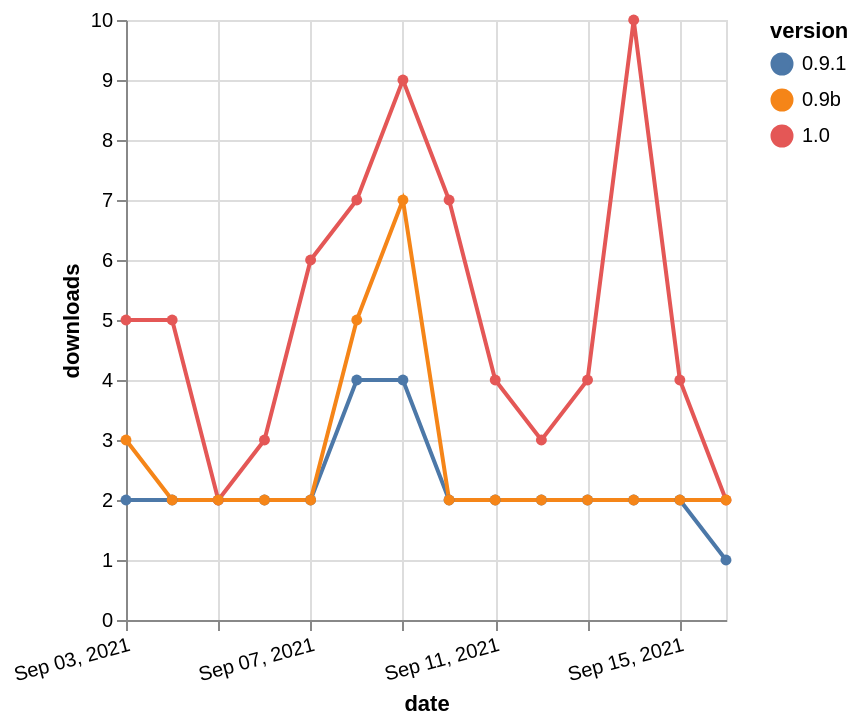

Write the Vega-Lite specification saved for this chart.
### Vega-Lite specification from a JSON file in a GitHub repository (floating-point values rounded to 4 significant figures)
{"$schema": "https://vega.github.io/schema/vega-lite/v5.json", "description": "A simple bar chart with embedded data.", "data": {"values": [{"date": "2021-09-03", "total": 2526, "delta": 2, "version": "0.9.1"}, {"date": "2021-09-04", "total": 2528, "delta": 2, "version": "0.9.1"}, {"date": "2021-09-05", "total": 2530, "delta": 2, "version": "0.9.1"}, {"date": "2021-09-06", "total": 2532, "delta": 2, "version": "0.9.1"}, {"date": "2021-09-07", "total": 2534, "delta": 2, "version": "0.9.1"}, {"date": "2021-09-08", "total": 2538, "delta": 4, "version": "0.9.1"}, {"date": "2021-09-09", "total": 2542, "delta": 4, "version": "0.9.1"}, {"date": "2021-09-10", "total": 2544, "delta": 2, "version": "0.9.1"}, {"date": "2021-09-11", "total": 2546, "delta": 2, "version": "0.9.1"}, {"date": "2021-09-12", "total": 2548, "delta": 2, "version": "0.9.1"}, {"date": "2021-09-13", "total": 2550, "delta": 2, "version": "0.9.1"}, {"date": "2021-09-14", "total": 2552, "delta": 2, "version": "0.9.1"}, {"date": "2021-09-15", "total": 2554, "delta": 2, "version": "0.9.1"}, {"date": "2021-09-16", "total": 2555, "delta": 1, "version": "0.9.1"}, {"date": "2021-09-03", "total": 1462, "delta": 5, "version": "1.0"}, {"date": "2021-09-04", "total": 1467, "delta": 5, "version": "1.0"}, {"date": "2021-09-05", "total": 1469, "delta": 2, "version": "1.0"}, {"date": "2021-09-06", "total": 1472, "delta": 3, "version": "1.0"}, {"date": "2021-09-07", "total": 1478, "delta": 6, "version": "1.0"}, {"date": "2021-09-08", "total": 1485, "delta": 7, "version": "1.0"}, {"date": "2021-09-09", "total": 1494, "delta": 9, "version": "1.0"}, {"date": "2021-09-10", "total": 1501, "delta": 7, "version": "1.0"}, {"date": "2021-09-11", "total": 1505, "delta": 4, "version": "1.0"}, {"date": "2021-09-12", "total": 1508, "delta": 3, "version": "1.0"}, {"date": "2021-09-13", "total": 1512, "delta": 4, "version": "1.0"}, {"date": "2021-09-14", "total": 1522, "delta": 10, "version": "1.0"}, {"date": "2021-09-15", "total": 1526, "delta": 4, "version": "1.0"}, {"date": "2021-09-16", "total": 1528, "delta": 2, "version": "1.0"}, {"date": "2021-09-03", "total": 4851, "delta": 3, "version": "0.9b"}, {"date": "2021-09-04", "total": 4853, "delta": 2, "version": "0.9b"}, {"date": "2021-09-05", "total": 4855, "delta": 2, "version": "0.9b"}, {"date": "2021-09-06", "total": 4857, "delta": 2, "version": "0.9b"}, {"date": "2021-09-07", "total": 4859, "delta": 2, "version": "0.9b"}, {"date": "2021-09-08", "total": 4864, "delta": 5, "version": "0.9b"}, {"date": "2021-09-09", "total": 4871, "delta": 7, "version": "0.9b"}, {"date": "2021-09-10", "total": 4873, "delta": 2, "version": "0.9b"}, {"date": "2021-09-11", "total": 4875, "delta": 2, "version": "0.9b"}, {"date": "2021-09-12", "total": 4877, "delta": 2, "version": "0.9b"}, {"date": "2021-09-13", "total": 4879, "delta": 2, "version": "0.9b"}, {"date": "2021-09-14", "total": 4881, "delta": 2, "version": "0.9b"}, {"date": "2021-09-15", "total": 4883, "delta": 2, "version": "0.9b"}, {"date": "2021-09-16", "total": 4885, "delta": 2, "version": "0.9b"}]}, "width": "container", "mark": {"type": "line", "point": {"filled": true}}, "encoding": {"x": {"field": "date", "type": "temporal", "timeUnit": "yearmonthdate", "title": "date", "axis": {"labelAngle": -15}}, "y": {"field": "delta", "type": "quantitative", "title": "downloads"}, "color": {"field": "version", "type": "nominal"}, "tooltip": {"field": "delta"}}}
